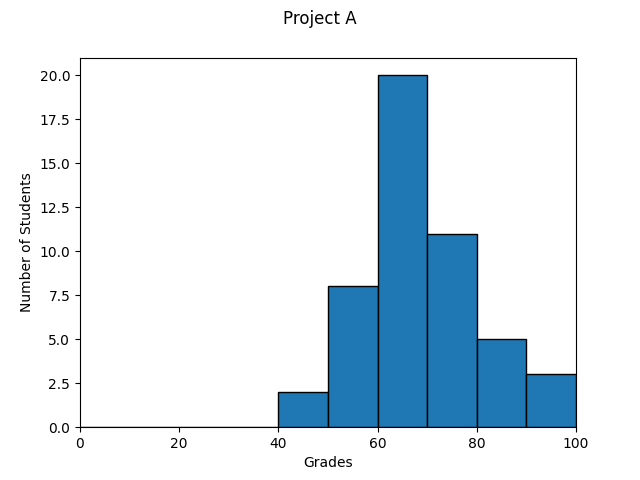

Here is the Python script that generated this plot:
#!/usr/bin/env python3
import numpy as np
import matplotlib.pyplot as plt

np.random.seed(5)
student_grades = np.random.normal(68, 15, 50)

plt.hist(student_grades, bins=range(0, 110, 10), edgecolor='black')
plt.xlim([0, 100])
plt.suptitle("Project A")
plt.xlabel('Grades')
plt.ylabel('Number of Students')
plt.savefig("4-frequency.png")